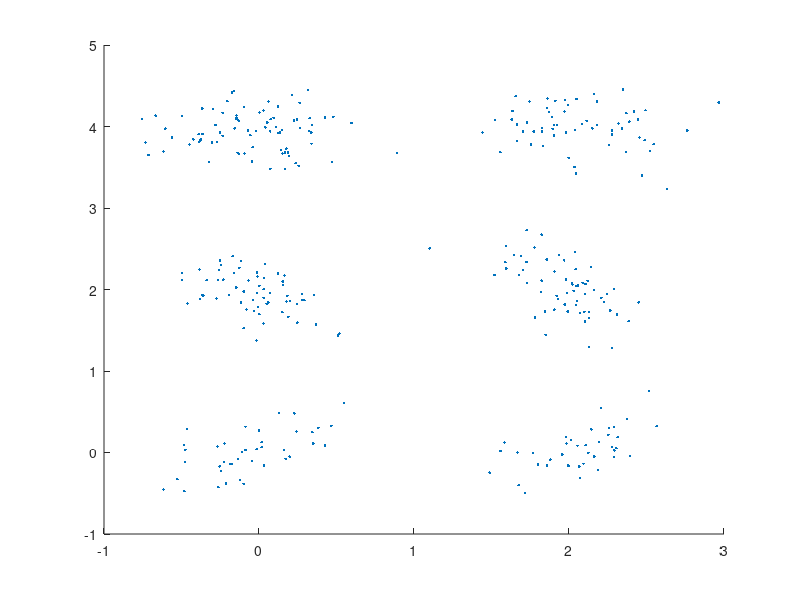

This chart was generated by the following MATLAB code: (Note: this script raises an error after producing the figure.)
% SUMMARY:  Demo of using HMM toolbox wrote by KQQ
%           1.GMM, 2.Multinominal-HMM, 3.Gaussian-HMM, 4.GMM-HMM
% AUTHOR:   QIUQIANG KONG
% Created:  25-11-2015
% Modified: 11-12-2015 Add vertibi decode to GMM-HMM
% ===========================================================
function test_hmm
close all
addpath('matlab-gmm')

% pseudo ranom
% rng(0)

choose = 4;     % can be 1, 2, 3 or 4

switch choose
    case 1
        GmmTest(); 
        return;
    case 2
        DhmmTest(); 
        return;
    case 3
        ChmmGaussTest();
        return
    case 4
        ChmmGaussMixTest();
        return
end

end

% ================================
function GmmTest()
% generate data
X1 = mvnrnd([0,0], [0.5, 0.2; 0.2, 0.3]/4, 50);
X2 = mvnrnd([2,2], [0.3, -0.2; -0.2, 0.5]/4, 70);
X3 = mvnrnd([4,0], [0.5, 0; 0, 0.3]/4, 100);
X4 = [10,10;];
X = [X1; X2; X3; X4];

% plot data
scatter(X(:,1), X(:,2), '.'); hold on

% run gmm
mix_num = 6;
[pi, mu, Sigma, loglik] = Gmm(X, mix_num, 'cov_type', 'diag', 'cov_thresh', 1e-1, 'restart_num', 1, 'iter_num', 100);

% plot gaussians
for i1 = 1:mix_num
    error_ellipse(Sigma(:,:,i1), mu(:,i1)', 'style', 'r'), hold on
end
end

% ================================
function DhmmTest()
% generate data
Data{1} = [1 1 1 4 1 1 1 2 2 2 2 2 2 1 2 2 2 2 3 3 3 3 3 1 3 3 3]';
Data{2} = [1 1 2 1 1 1 1 1 2 2 2 3 2 2 2 2 2 3 3 3 3 3 4 3 3 3]';
Data_new = [1 1 1 1 1 1 1 2 2 2 2 2 2 2 3 3 3 3 3 3]';

Q = 3;  % num of states
M = 4;  % num of multinominal

% init p(z1)
tmp = rand(1,Q);
p_start0 = tmp / sum(tmp);

% init p(zn-1, zn), dim 1: Q, dim 2: Q
A0 = [0.8 0.2 0; 0 0.8 0.2; 0 0 1];

% init para of emission probability
phi0.B = ones(M,Q) / M;

% run discrete hmm
[p_start, A, phi, loglik] = Dhmm(Data, Q, M, 'p_start0', p_start0, 'A0', A0, 'phi0', phi0, 'iter_num', 100);

% Calculate p(X) & vertibi decode
logp_xn_given_zn = Discrete_logp_xn_given_zn(Data_new, phi);
[~,~, loglik] = LogForwardBackward(logp_xn_given_zn, p_start, A);
path = LogViterbiDecode(logp_xn_given_zn, p_start, A);

p_start0
A0
p_start
A
phi.B
loglik
path'

end


% ================================
function ChmmGaussTest()
% Generate Data
for i1 = 1:2
    X1 = mvnrnd([0,0], [0.5, 0.2; 0.2, 0.3]/5, 20);
    X2 = mvnrnd([0,2], [0.3, -0.2; -0.2, 0.5]/5, 30);
    X3 = mvnrnd([0,4], [0.5, 0; 0, 0.3]/5, 40);
    X = [X1; X2; X3];
    Data{i1} = X;
end
Xall = cell2mat(Data');
scatter(Xall(:,1), Xall(:,2), '.'); hold on

Q = 3;  % state num
p = 2;  % feature dim

p_start0 = [1 0 0];
A0 = [0.8 0.2 0; 0 0.8 0.2; 0 0 1];

[p_start, A, phi, loglik] = ChmmGauss(Data, Q);
% [p_start, A, phi, loglik] = ChmmGauss(Data, Q, 'p_start0', p_start0, 'A0', A0, 'phi0', phi0, 'cov_type', 'diag', 'cov_thresh', 1e-1);

% Calculate p(X) & vertibi decode
logp_xn_given_zn = Gauss_logp_xn_given_zn(Data{1}, phi);
[~,~, loglik] = LogForwardBackward(logp_xn_given_zn, p_start, A);
path = LogViterbiDecode(logp_xn_given_zn, p_start, A);

p_start0
A0
p_start
A
phi
loglik
path'

% plot gaussians
error_ellipse(reshape(phi.Sigma(:,:,1),p,p), phi.mu(:,1)', 'style', 'r'); hold on
error_ellipse(reshape(phi.Sigma(:,:,2),p,p), phi.mu(:,2)', 'style', 'g'); hold on
error_ellipse(reshape(phi.Sigma(:,:,3),p,p), phi.mu(:,3)', 'style', 'k'); hold on
end

% ================================
function ChmmGaussMixTest()
% Generate Data
for i1 = 1:2
    X1 = mvnrnd([0,0], [0.5, 0.2; 0.2, 0.3]/5, 20);
    X2 = mvnrnd([0,2], [0.3, -0.2; -0.2, 0.5]/5, 30);
    X3 = mvnrnd([0,4], [0.5, 0; 0, 0.3]/5, 40);
    X = [X1; X2; X3];
    Data{i1} = X;
end
for i1 = 3:4
    X1 = mvnrnd([2,0], [0.5, 0.2; 0.2, 0.3]/5, 20);
    X2 = mvnrnd([2,2], [0.3, -0.2; -0.2, 0.5]/5, 30);
    X3 = mvnrnd([2,4], [0.5, 0; 0, 0.3]/5, 30);
    X = [X1; X2; X3];
    Data{i1} = X;
end
Xall = cell2mat(Data');
scatter(Xall(:,1), Xall(:,2), '.'); hold on

Q = 3;      % state num
M = 2;      % mix num
p = 2;      % feature dim

% Train Gmm-Hmm model
[p_start, A, phi, loglik] = ChmmGmm(Data, Q, M);
% [p_start, A, phi, loglik] = ChmmGmm(Data, Q, M, 'p_start0', p_start0, 'A0', A0, 'phi0', phi0, 'cov_type', 'diag', 'cov_thresh', 1e-1)

% Calculate p(X) & vertibi decode
logp_xn_given_zn = Gmm_logp_xn_given_zn(Data{1}, phi);
[~,~, loglik] = LogForwardBackward(logp_xn_given_zn, p_start, A);
path = LogViterbiDecode(logp_xn_given_zn, p_start, A);

p_start
A
phi
loglik
path'


color = {'r', 'g', 'k'};
for q = 1:Q
    for m = 1:M
        error_ellipse(phi.Sigma(:,:,m,q), phi.mu(:,m,q), 'style', color{q}); hold on
    end
end

end

